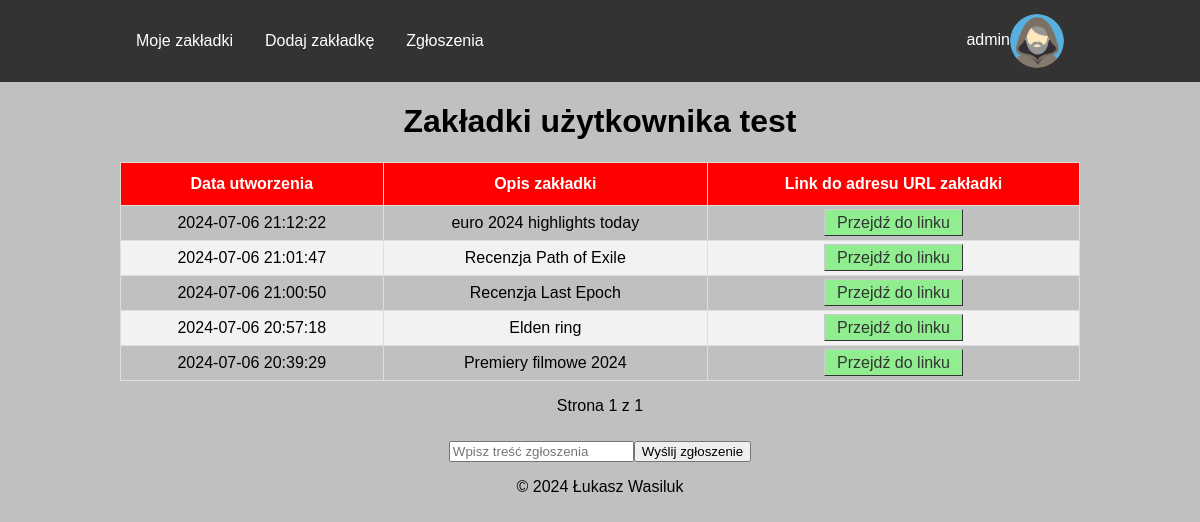
Screenshot of /friendBookmarks.php?idZnajomego=3&&login=test (signed in) with the database file from the repository.
### tables this page shows
CREATE TABLE `zakladki` (
  `id` int(10) UNSIGNED NOT NULL,
  `idUzytkownika` int(10) UNSIGNED NOT NULL,
  `idKategorii` int(10) UNSIGNED NOT NULL,
  `url` text NOT NULL,
  `opis` text NOT NULL,
  `dataUtworzenia` timestamp NOT NULL DEFAULT current_timestamp()
);

### friendBookmarks.php (the view, shortened to what this page needs)
<!DOCTYPE html>
<html lang="en">
<head>
    <link rel="stylesheet" href="./Styles/styles.css">
</head>
<body>
    <?php
    require("menu.php");
    ?>
    <main class="text-center">
        <h1>Zakładki użytkownika <?= $_GET["login"] ?></h1>
        <div class="center-80">
            <?php
            $sql = "SELECT id, url, opis, dataUtworzenia FROM zakladki WHERE idUzytkownika = {$_GET['idZnajomego']}";
            $sql .= " ORDER BY dataUtworzenia DESC";
            if (isset($_GET["page"])) {
                $page  = $_GET["page"];
            } else {
                $page = 1;
            }
            $limit = 5;
            $page_index = ($page - 1) * $limit;
            $sqlToCountRecords = str_replace("id, url, opis", "count(*)", $sql);
            $sql .= " LIMIT $page_index, $limit";
            $result = $conn->query($sql);
            if ($result->num_rows > 0) {
                echo "<table>";
                echo "<thead>";
                echo "<th>Data utworzenia</th>";
                echo "<th>Opis zakładki</th>";
                echo "<th>Link do adresu URL zakładki</th>";
                echo "<tbody>";
                while ($row = $result->fetch_assoc()) {
                    echo "<tr>";
                    echo "<td>{$row['dataUtworzenia']}</td>";
                    echo "<td>{$row['opis']}</td>";
                    echo "<td><a href={$row['url']} target='_blank' class='button success-btn'>Przejdź do linku</a></td>";
                    echo "</tr>";
                }
                echo "</tbody>";
                echo "</table>";
                $result = $conn->query($sqlToCountRecords);
                $numberOfRecords = $result->fetch_row()[0];
                $total_pages = ceil($numberOfRecords / $limit);
                echo "<div class='pagination'>";
                echo "Strona $page z $total_pages";
            } else {
                echo "Nie znaleziono żadnych zakładek.";
            }
            echo "</div>";
            ?>
        </div>
    </main>
    <?php
    require("footer.php");
    ?>
</body>
</html>

### Styles/styles.css (style rules this page uses)
body { font-family: Arial, Helvetica, sans-serif; margin: 0; background-color: silver; }
.center-80 { width: 80%; margin: auto; }
.text-center { text-align: center; }
.pagination { display: inline-block; text-align: center; padding: 1rem; }
table { font-family: Arial, Helvetica, sans-serif; border-collapse: collapse; width: 100%; }
td, th { border: 1px solid #ddd; padding: 8px; }
tr:nth-child(even) { background-color: #f2f2f2; }
th { padding-top: 12px; padding-bottom: 12px; text-align: center; background-color: red; color: white; }
.button { font: bold 14px; text-decoration: none; background-color: #EEEEEE; color: #333333; padding: 4px 12px 4px 12px; border-top: 1px solid #CCCCCC; border-right: 1px solid #333333; border-bottom: 1px solid #333333; border-left: 1px solid #CCCCCC; }
.success-btn { background-color: #90EE90; }

### rows the page displays
zakladki: dataUtworzenia "2024-07-06 21:12:22", opis "euro 2024 highlights today"
zakladki: dataUtworzenia "2024-07-06 21:01:47", opis "Recenzja Path of Exile"
zakladki: dataUtworzenia "2024-07-06 21:00:50", opis "Recenzja Last Epoch"
zakladki: dataUtworzenia "2024-07-06 20:57:18", opis "Elden ring"
zakladki: dataUtworzenia "2024-07-06 20:39:29", opis "Premiery filmowe 2024"

### other values shown
$_SESSION["login"] "admin"
$_GET["login"] "test"
$page "1"
$total_pages "1"
